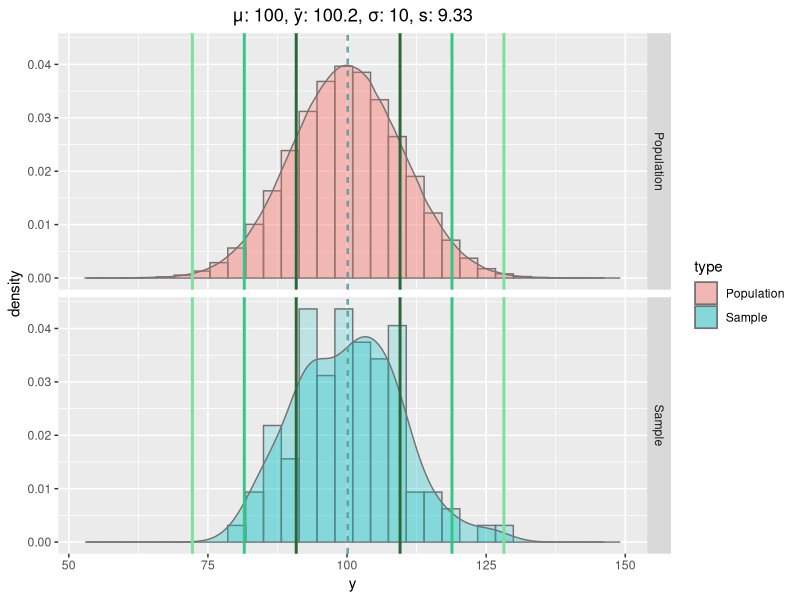

Write R code to recreate this figure.
library(ggplot2)

plotEmpiricalRule <- function(mu, sigma, n = 100, N = 1000000) {
    population <- rnorm(n = N, mean = mu, sd = sigma)
    mu <- mean(population)
    sigma <- sd(population)
    ySample <- sample(x = population, replace = F, size = n)
    ybar <- mean(ySample)
    s <- sd(ySample)
    
    y <- rbind(
        data.frame(type = "Population", y = population),
        data.frame(type = "Sample", y = ySample)
    )
    
    g <- ggplot(data = y, aes(x = y, fill = type)) +
        geom_histogram(aes(y=..density..), alpha=0.2, position="identity", color = '#737373') +
        geom_density(alpha = 0.3, color = '#737373') +
        facet_grid(rows = vars(type)) +
        geom_vline(xintercept = mu, color = '#F8766D', linetype = 'dashed', size = 0.5) +
        geom_vline(xintercept = ybar, color = '#00BFC4', linetype = 'dashed', size = 0.5) +
        geom_vline(xintercept = ybar - s, color = '#2A6637', size = 1) +
        geom_vline(xintercept = ybar + s, color = '#2A6637', size = 1) +
        geom_vline(xintercept = ybar - 2*s, color = '#36C488', size = 1) +
        geom_vline(xintercept = ybar + 2*s, color = '#36C488', size = 1) +
        geom_vline(xintercept = ybar - 3*s, color = '#7BE19A', size = 1) +
        geom_vline(xintercept = ybar + 3*s, color = '#7BE19A', size = 1) +
        labs(
            title = sprintf(
                '\U003BC: %s, \U0233: %s, \u03C3: %s, s: %s',
                round(mu, digits = 2),
                round(ybar, digits = 2),
                round(sigma, digits = 2),
                round(s, digits = 2)
            )
        ) +
        theme(plot.title = element_text(hjust = 0.5))
    
    g
}

plotEmpiricalRule(100, 10)
